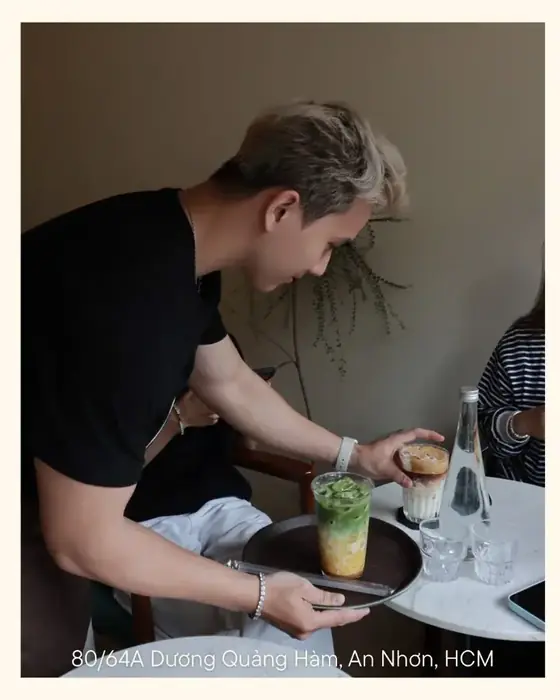
#> input picture assets/space-1.webp, 560 x 700 px, found by its file name
$ python composite_menu.py
#> lines starting #> are read from the running program, lines starting #| are printed output that depends on the picture
import os
import glob
from PIL import Image, ImageFilter

def create_studio_bg(size=(800, 800)):
    # Create a simple dark warm gradient background for a "studio" look
    # (Or we can just use one of the good Pexels ambiance photos as a blurred background)
    bg = Image.new('RGB', size, (20, 15, 10))
    return bg

def main():
    assets_dir = 'assets/menu'
    # Use one of the space photos as a beautiful blurred background!
    try:
        bg_source = Image.open('assets/space-1.webp').convert('RGB')
#> bg_source is the input picture: PIL image 560x700 RGB; mean R, G, B 102.8, 95.3, 88.4
        bg_source = bg_source.resize((800, 800), Image.LANCZOS)
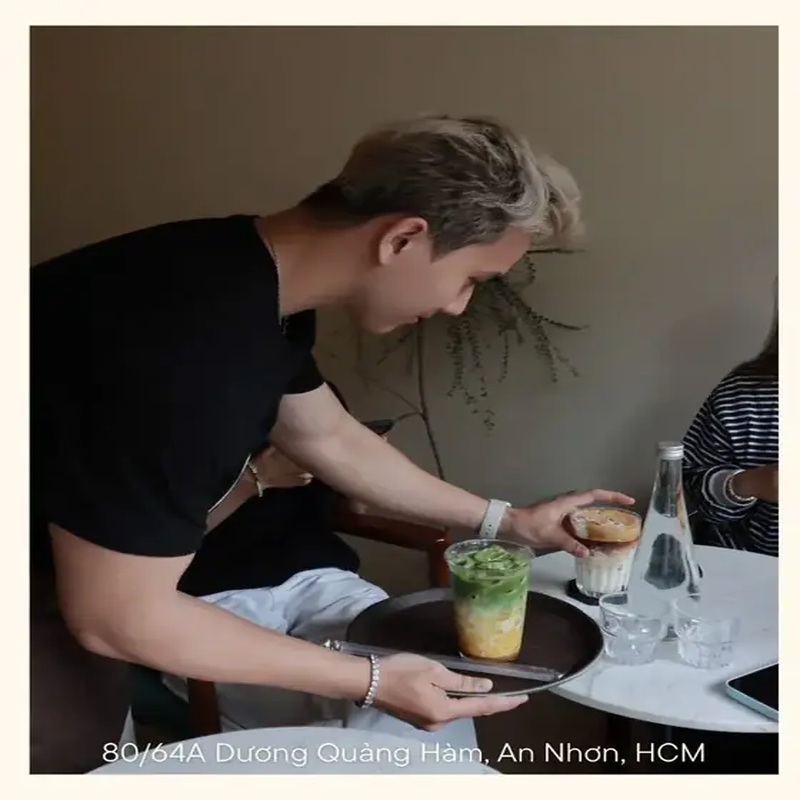
#> bg_source: PIL image 800x800 RGB; mean R, G, B 102.8, 95.3, 88.4
        bg_source = bg_source.filter(ImageFilter.GaussianBlur(radius=15))
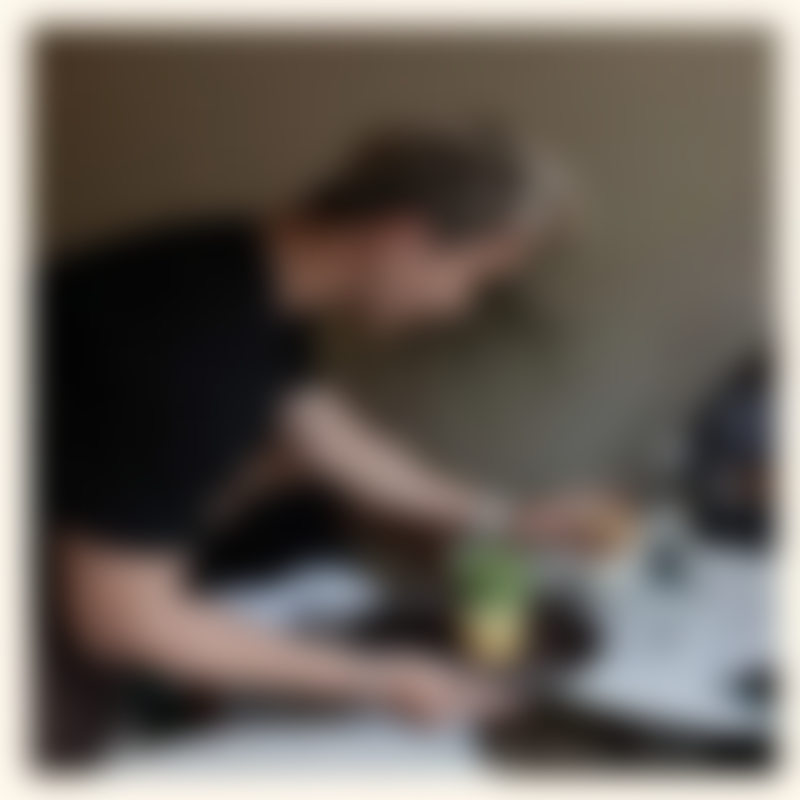
#> bg_source: PIL image 800x800 RGB; mean R, G, B 102.9, 95.5, 88.5
        # Darken it a bit to make the drink pop
        bg_source = bg_source.point(lambda p: p * 0.6)
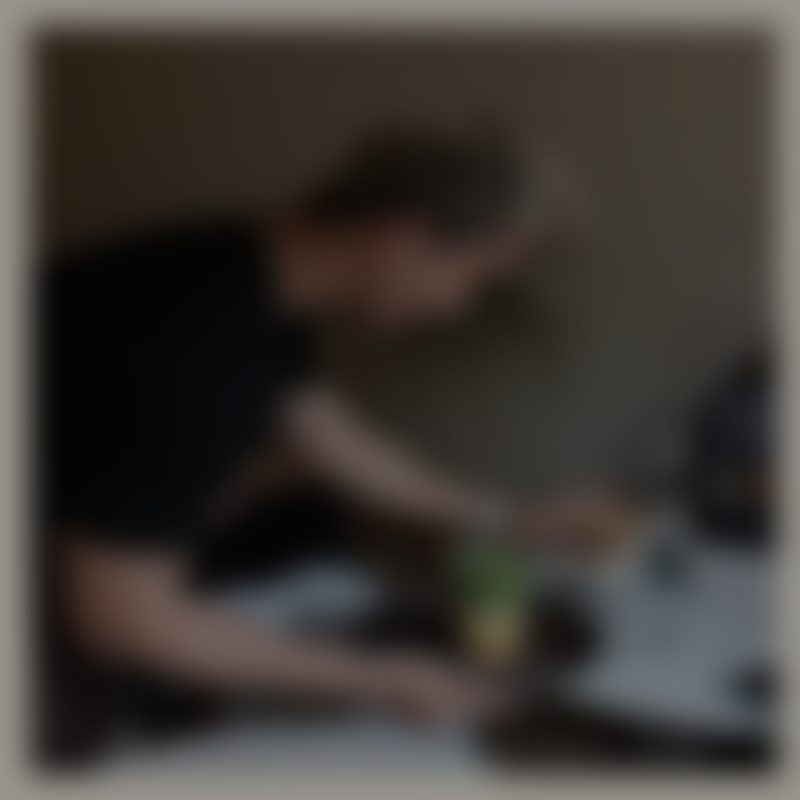
#> bg_source: PIL image 800x800 RGB; mean R, G, B 61.8, 57.3, 53.1
    except:
        bg_source = create_studio_bg()

    # List of drinks to revert to original + composite (the ones AI messed up)
    # The user specifically mentioned the Matcha series looked wrong/weird.
    fix_list = [
        'matcha_caramel', 'matcha_bac_ha', 'matcha_kem_muoi', 'matcha_dau',
        'matcha_cold_whisk', 'matcha_dua', 'matcha_oatside', 'matcha_que_hoa'
    ]

    for item in fix_list:
        png_path = os.path.join(assets_dir, f"{item}.png")
        webp_path = os.path.join(assets_dir, f"{item}.webp")

        if os.path.exists(png_path):
            fg = Image.open(png_path).convert('RGBA')

            # The original PNGs are around 400-500px, let's scale them nicely
            # Assuming bg is 800x800
            target_h = 600
            aspect = fg.width / fg.height
            target_w = int(target_h * aspect)

            fg = fg.resize((target_w, target_h), Image.LANCZOS)

            # Create a composite
            comp = bg_source.copy()

            # Add a slight shadow under the cup? (Optional, let's keep it simple)

            # Paste the drink in the center-bottom
            offset_x = (800 - target_w) // 2
            offset_y = 800 - target_h - 40 # 40px from bottom

            comp.paste(fg, (offset_x, offset_y), fg)

            # Save over the bad webp
            comp.save(webp_path, 'WEBP', quality=90)
            print(f"✅ Composited {item} perfectly!")

if __name__ == '__main__':
    main()
